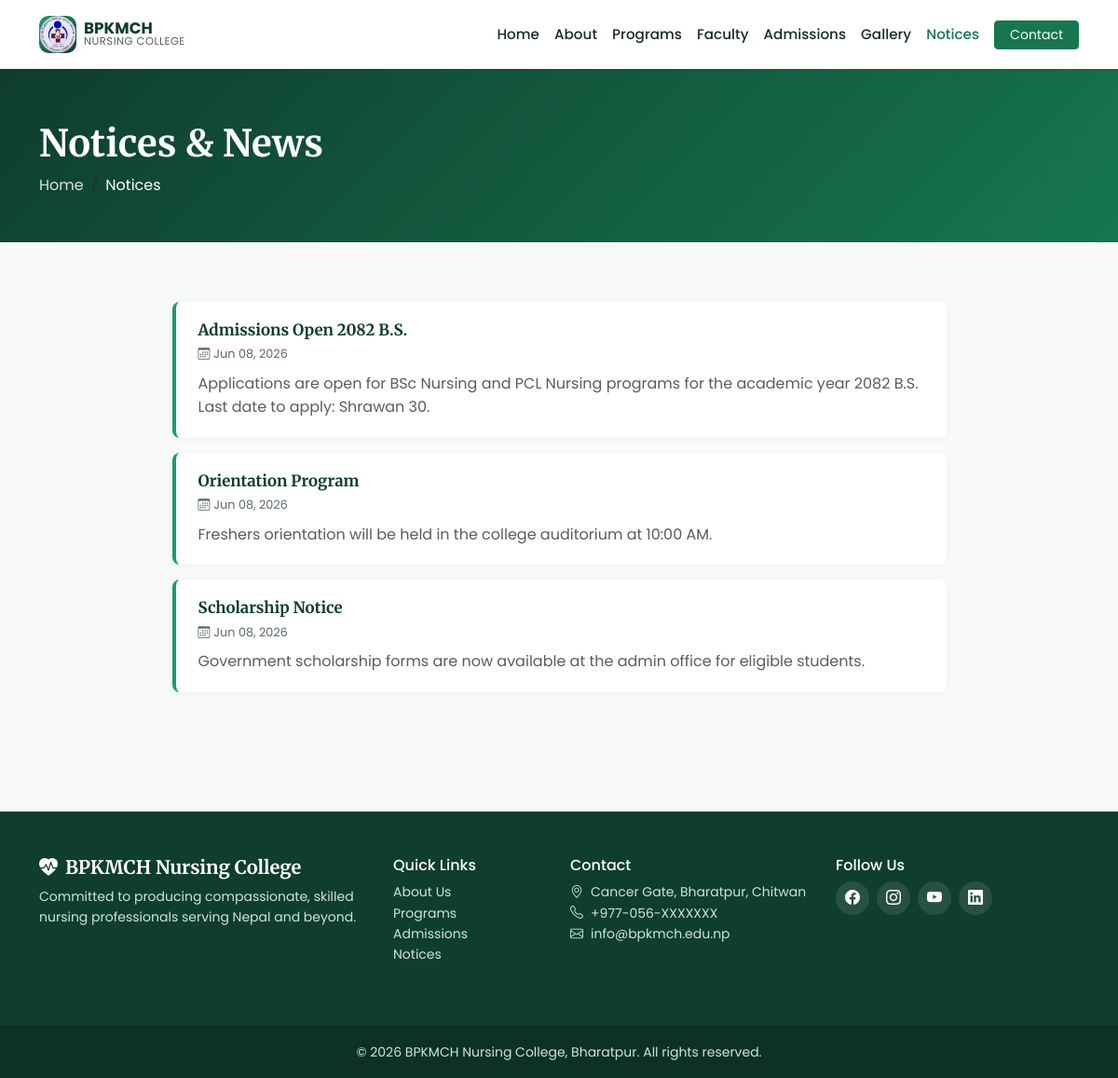
The page /notices.php on the database its author committed.
### tables this page shows
CREATE TABLE IF NOT EXISTS notices (
    id INT AUTO_INCREMENT PRIMARY KEY,
    title VARCHAR(200) NOT NULL,
    body TEXT NOT NULL,
    posted_on DATE NOT NULL,
    created_at TIMESTAMP DEFAULT CURRENT_TIMESTAMP
);

### notices.php (the view, shortened to what this page needs)
<?php $page_title='Notices'; include 'includes/db.php'; include 'includes/header.php';
$rs = $conn->query("SELECT * FROM notices ORDER BY posted_on DESC");
?>
<header class="page-header">
  <div class="container">
    <h1>Notices & News</h1>
    <nav><ol class="breadcrumb mb-0"><li class="breadcrumb-item"><a href="index.php">Home</a></li><li class="breadcrumb-item active">Notices</li></ol></nav>
  </div>
</header>
<section>
  <div class="container">
    <div class="row">
      <div class="col-lg-9 mx-auto">
        <?php while($n = $rs->fetch_assoc()): ?>
        <div class="notice-item">
          <h5><?php echo htmlspecialchars($n['title']); ?></h5>
          <div class="notice-date mb-2"><i class="bi bi-calendar3 me-1"></i><?php echo date('M d, Y', strtotime($n['posted_on'])); ?></div>
          <p class="mb-0 text-muted"><?php echo nl2br(htmlspecialchars($n['body'])); ?></p>
        </div>
        <?php endwhile; ?>
      </div>
    </div>
  </div>
</section>
<?php include 'includes/footer.php'; ?>

### assets/css/style.css (style rules this page uses)
:root { --green-900: #0f3d2e; --green-700: #16774f; --green-600: #1e9d68; --green-500: #27b97a; --green-100: #e6f6ee; --ink: #1b2b24; --muted: #5b6b63; --bg: #f7faf8; }
* { box-sizing: border-box; }
body { font-family: "Poppins", system-ui, -apple-system, sans-serif; color: var(--ink); background: var(--bg); line-height: 1.6; }
h1, h2, h3, h4, h5 { font-family: "Merriweather", serif; color: var(--green-900); font-weight: 700; }
a { text-decoration: none; }
.page-header { background: linear-gradient(135deg, var(--green-900), var(--green-700)); color: #fff; padding: 3.5rem 0 3rem; }
.page-header h1 { color: #fff; }
.page-header .breadcrumb a { color: rgba(255, 255, 255, 0.85); }
.page-header .breadcrumb-item.active { color: #fff; }
section { padding: 4rem 0; }
.notice-item { background: #fff; border-left: 4px solid var(--green-600); padding: 1.25rem 1.5rem; border-radius: 8px; margin-bottom: 1rem; box-shadow: 0 2px 8px rgba(0, 0, 0, 0.04); }
.notice-item h5 { margin: 0 0 0.4rem; color: var(--green-900); font-size: 1.05rem; }
.notice-date { font-size: 0.8rem; color: var(--muted); }

### rows shown on the page
notices: title "Admissions Open 2082 B.S.", posted_on "Jun 08, 2026", body "Applications are open for BSc Nursing and PCL Nursing programs for the academic year 2082 B.S. Last date to apply: Shrawan 30."
notices: title "Orientation Program", posted_on "Jun 08, 2026", body "Freshers orientation will be held in the college auditorium at 10:00 AM."
notices: title "Scholarship Notice", posted_on "Jun 08, 2026", body "Government scholarship forms are now available at the admin office for eligible students."
